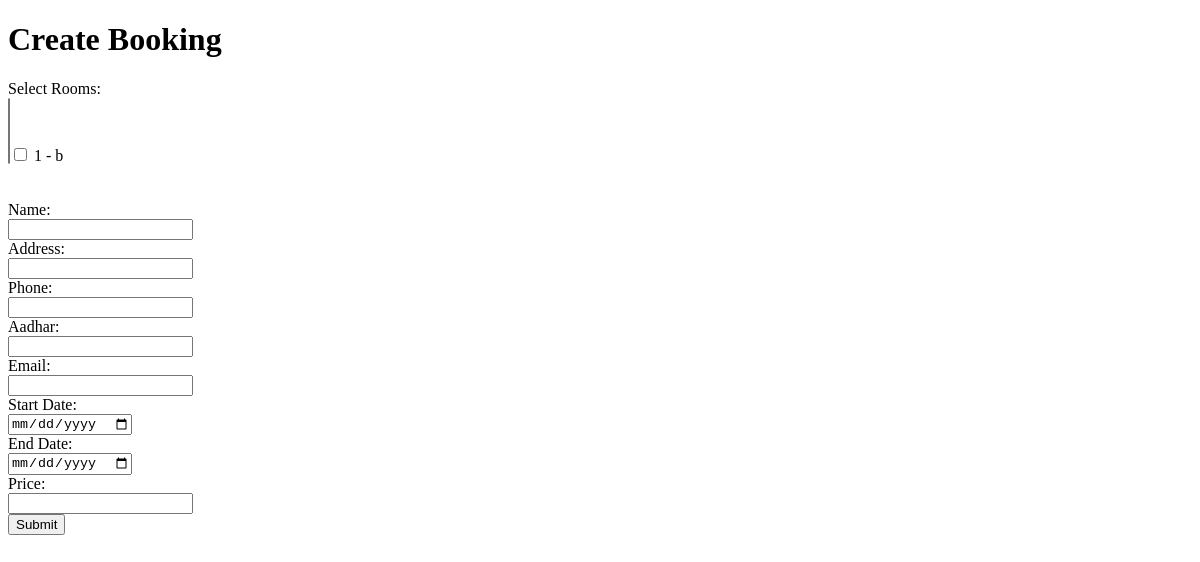
/booking/create/, run on an earlier commit of the app's database.
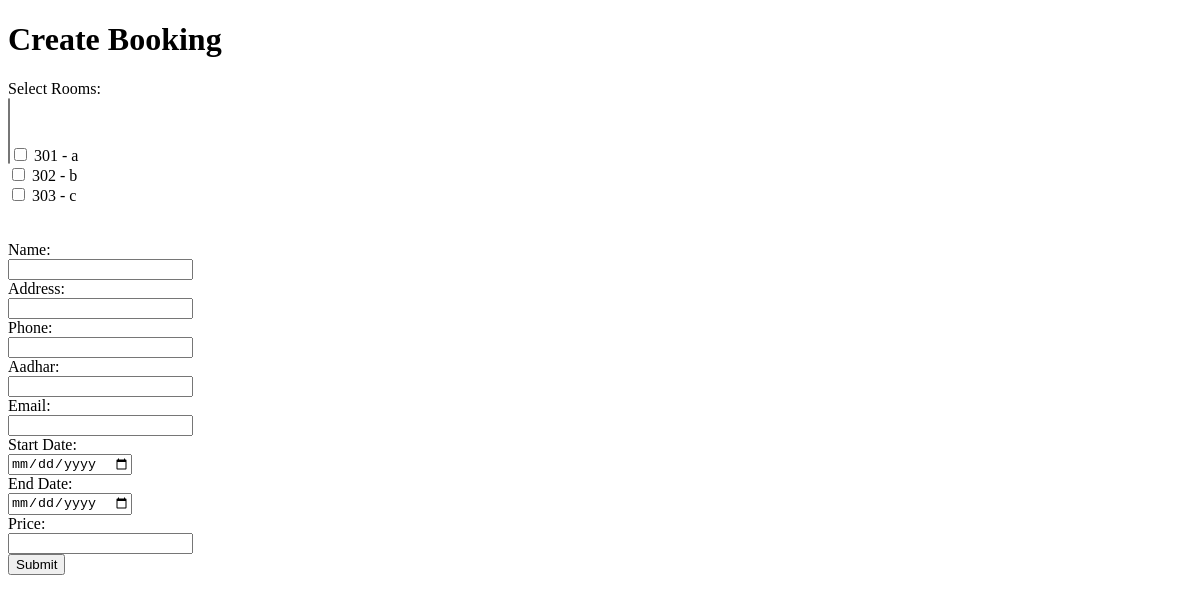
And on a later commit of the database.
### booking/models.py (models this page shows)
class Room(models.Model):
    name = models.CharField(max_length=100)
    description = models.TextField()
    available = models.BooleanField(default=True)
    unavailable = models.BooleanField(default=False)

### booking/views.py (the view)
# urls.py: path('booking/create/', booking_create, name='booking_create'),
@transaction.atomic
def booking_create(request):
    if request.method == 'POST':
        try:
            room_ids = request.POST.getlist('rooms')
            name = request.POST['name']
            address = request.POST['address']
            phone = request.POST['phone']
            aadhar = request.POST['aadhar']
            email = request.POST['email']
            start_date = request.POST['start_date']
            end_date = request.POST['end_date']
            price = request.POST['price']
            rooms = Room.objects.filter(pk__in=room_ids)
            if not update_room_availability(rooms, start_date, end_date):
                return HttpResponse("Selected rooms are not available for the specified dates.")
            if end_date < start_date:
                return HttpResponse("End date cannot be before the start date.")
            booking = Booking.objects.create(
                start_date=start_date,
                end_date=end_date,
                price=price,
                name=name,
                address=address,
                aadhar=aadhar,
                email=email,
                phone=phone
            )
            booking.rooms.set(rooms)
            if datetime.strptime(start_date, '%Y-%m-%d').date() > datetime.now().date():
                for room in rooms:
                    room.available = False
                    room.save()
            gst = Decimal(price) * Decimal('0.18')
            booking.gst = gst
            booking.save()
            return redirect('booking_detail', booking_id=booking.id)
        except Exception as e:
            print(f"An error occurred: {e}")
            return HttpResponseServerError("An error occurred while processing the booking.")
    else:
        rooms = Room.objects.filter(available=True)
        return render(request, 'booking_create.html', {'rooms': rooms})

### booking/templates/booking_create.html (shortened to what this page needs)
<!DOCTYPE html>
<html lang="en">
<head>
</head>
<body>
    <h1>Create Booking</h1>
    <form method="POST" action="{% url 'booking_create' %}">
        <label for="rooms">Select Rooms:</label><br>
        <select name="rooms" id="rooms" multiple>
            {% for room in rooms %}
            <input type="checkbox" name="rooms" value="{{ room.id }}"> {{ room.name }} - {{ room.description }}<br>
            {% endfor %}
        </select><br><br>
        <label for="name">Name:</label><br>
        <input type="text" id="name" name="name"><br>
        <label for="address">Address:</label><br>
        <input type="text" id="address" name="address"><br>
        <label for="phone">Phone:</label><br>
        <input type="text" id="phone" name="phone"><br>
        <label for="aadhar">Aadhar:</label><br>
        <input type="text" id="aadhar" name="aadhar"><br>
        <label for="email">Email:</label><br>
        <input type="email" id="email" name="email"><br>
        <label for="start_date">Start Date:</label><br>
        <input type="date" id="start_date" name="start_date"><br>
        <label for="end_date">End Date:</label><br>
        <input type="date" id="end_date" name="end_date"><br>
        <label for="price">Price:</label><br>
        <input type="text" id="price" name="price"><br>
        <input type="submit" value="Submit">
    </form>
</body>
</html>

What changed in the data, as far as the page shows it:
added Room: name "301", description "a"
changed Room (number 2 of 3 on the later page): name "1" → "302"
added Room: name "303", description "c"
